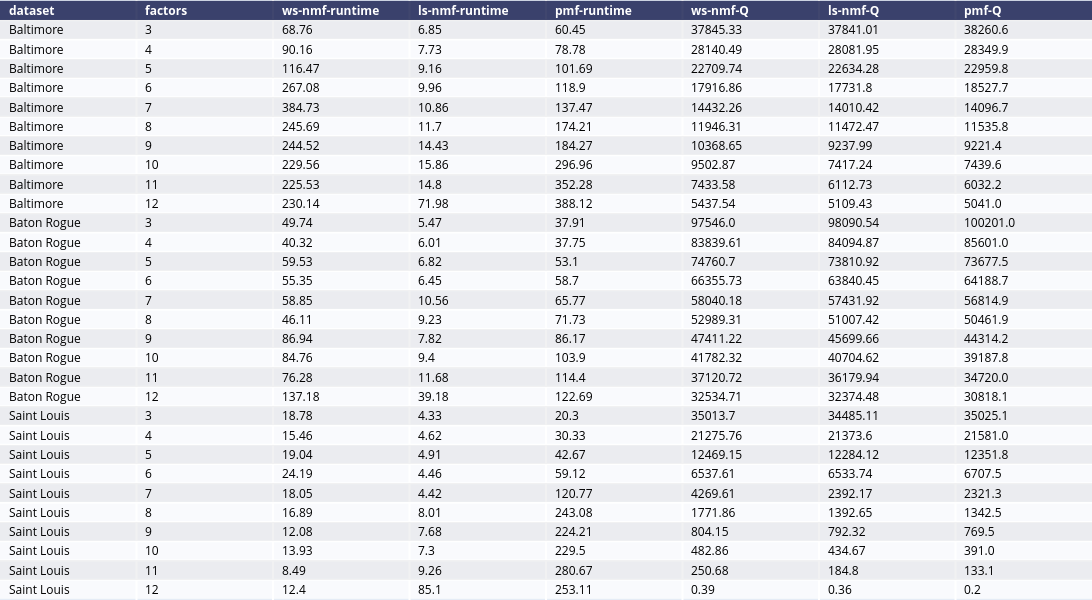

Notebook code cell kept with this figure:
### Markdown cell above
##### Runtime Comparison

Here the runtime performance was measured for creating 10 models having comparable loss. The python code was run on the parallelized Rust functions and all values are in seconds.

### Code cell
runtime_analysis_file = "runtime_analysis.json"
runtime_analysis = {}
with open(runtime_analysis_file, "r") as data_file:
    runtime_analysis = json.load(data_file)
runtime_df = pd.DataFrame(runtime_analysis.values())
runtime_df["dataset"].replace({"br": "Baton Rogue", "b": "Baltimore", "sl": "Saint Louis"}, inplace=True)
runtime_df = runtime_df.sort_values(by=["dataset", "factors"])
runtime_df = runtime_df.round(decimals=2)
runtime_fig = ff.create_table(runtime_df)
runtime_fig.update_layout(width=1200, height=600)

runtime_fig.show()
